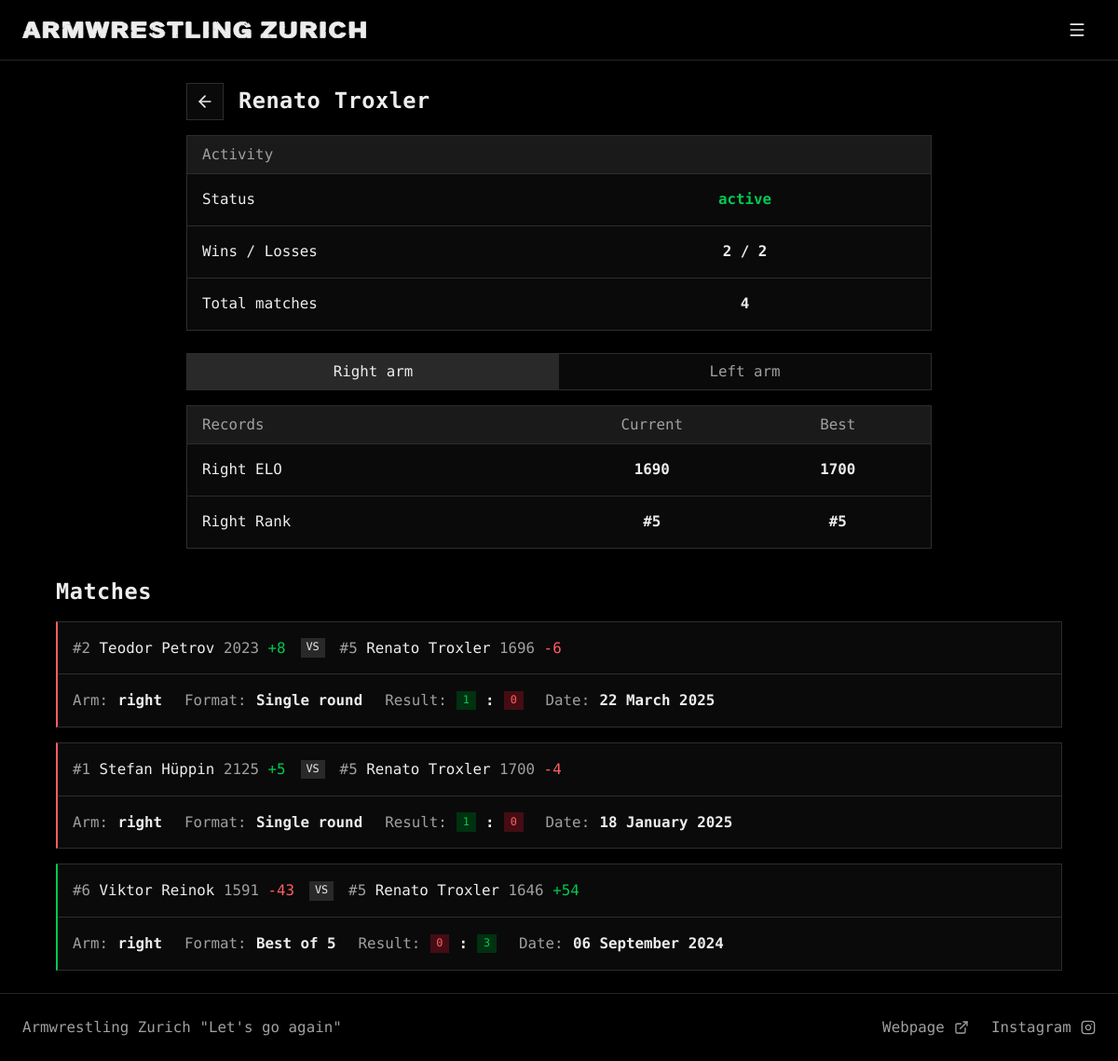
The page /view_member?id=11&arm=right on the database its author committed.
### tables this page shows
CREATE TABLE "armwrestlers" (
    id INTEGER PRIMARY KEY AUTOINCREMENT,
    name TEXT NOT NULL UNIQUE,
    right_elo INTEGER NOT NULL,
    left_elo INTEGER NOT NULL,
    right_rank INTEGER,
    left_rank INTEGER,
    added_by TEXT NOT NULL,
    last_edited_by TEXT, hidden INTEGER NOT NULL DEFAULT 0, active INTEGER NOT NULL DEFAULT 1,
    FOREIGN KEY (added_by) REFERENCES users(username)
);

CREATE TABLE "history" (
    id INTEGER PRIMARY KEY AUTOINCREMENT,
    armwrestler1_id INTEGER NOT NULL,
    armwrestler2_id INTEGER NOT NULL,
    arm TEXT NOT NULL CHECK (arm IN ('right', 'left')),
    armwrestler1_rank INTEGER NOT NULL,
    armwrestler2_rank INTEGER NOT NULL,
    armwrestler1_elo INTEGER NOT NULL,
    armwrestler2_elo INTEGER NOT NULL,
    armwrestler1_score INTEGER NOT NULL,
    armwrestler2_score INTEGER NOT NULL,
    armwrestler1_elo_diff INTEGER NOT NULL,
    armwrestler2_elo_diff INTEGER NOT NULL,
    selected_format TEXT NOT NULL,
    date DATETIME DEFAULT CURRENT_TIMESTAMP,
    added_by TEXT NOT NULL,
    FOREIGN KEY (armwrestler1_id) REFERENCES armwrestlers(id),
    FOREIGN KEY (armwrestler2_id) REFERENCES armwrestlers(id),
    FOREIGN KEY (added_by) REFERENCES users(username)
);

### armelo_app.py (the view, shortened to what this page needs)
@app.route("/view_member", methods=["GET"])
def view_member():
    try:
        id = int(request.args.get('id'))
    except (ValueError, TypeError):
        raise NotFound()
    if request.args.get('arm') not in ('right', 'left'):
        return redirect(url_for('view_member', id=id, arm='right'))
    arm = get_arm()
    name_result = db_execute('SELECT name FROM armwrestlers WHERE id = ?', id)
    if not name_result:
        raise NotFound()
    name = name_result[0]['name']
    query = '''
        SELECT
            CASE WHEN a.hidden THEN 'hidden' WHEN a.active THEN 'active' ELSE 'inactive' END AS current_status,
            a.right_elo, a.left_elo, a.right_rank, a.left_rank
        FROM armwrestlers a
        WHERE a.id = ?
    '''
    current_status, current_right_elo, current_left_elo, current_right_rank, current_left_rank = db_execute(query, id)[0]
    wins, losses = 0, 0
    history = db_execute('''
        SELECT a1.id AS armwrestler1_id, a1.name AS armwrestler1_name, a2.id AS armwrestler2_id, a2.name AS armwrestler2_name, h.arm,
               h.armwrestler1_rank, h.armwrestler2_rank, h.armwrestler1_elo, h.armwrestler2_elo,
               h.armwrestler1_score, h.armwrestler2_score, h.armwrestler1_elo_diff, h.armwrestler2_elo_diff,
               h.selected_format, h.date
        FROM history h
        JOIN armwrestlers a1 ON h.armwrestler1_id = a1.id
        JOIN armwrestlers a2 ON h.armwrestler2_id = a2.id
        WHERE h.armwrestler1_id = ? OR h.armwrestler2_id = ?
        ORDER BY h.id DESC
    ''', id, id)
    selected_arm_history = []
    if history:
        best_right_elo = current_right_elo
        best_left_elo = current_left_elo
        best_right_rank = current_right_rank
        best_left_rank = current_left_rank
        wins_losses = []
        for record in history:
            is_armwrestler1 = record['armwrestler1_id'] == id
            match_arm = record['arm']
            elo = record['armwrestler1_elo'] if is_armwrestler1 else record['armwrestler2_elo']
            rank = record['armwrestler1_rank'] if is_armwrestler1 else record['armwrestler2_rank']
            my_score, opponent_score = (record['armwrestler1_score'], record['armwrestler2_score']) if is_armwrestler1 else (record['armwrestler2_score'], record['armwrestler1_score'])
            if my_score > opponent_score:
                wins += 1
                if match_arm == arm:
                    wins_losses.append("win")
            elif my_score < opponent_score:
                losses += 1
                if match_arm == arm:
                    wins_losses.append("loss")
            elif match_arm == arm:
                wins_losses.append("draw")
            if match_arm == 'right':
                best_right_elo = max(best_right_elo, elo)
                best_right_rank = min(best_right_rank, rank) if best_right_rank is not None else rank
                if arm == 'right':
                    selected_arm_history.append(record)
            elif match_arm == 'left':
                best_left_elo = max(best_left_elo, elo)
                best_left_rank = min(best_left_rank, rank) if best_left_rank is not None else rank
                if arm == 'left':
                    selected_arm_history.append(record)
        formatted_data = get_matches_formatted_data(selected_arm_history)
        total_matches = len(history)
    badges_for_arm = db_execute('''
        SELECT badges.name, badges.color
        FROM armwrestler_badges
        JOIN badges ON armwrestler_badges.badge_id = badges.id
        WHERE armwrestler_badges.armwrestler_id = ? AND armwrestler_badges.arm = ?
    ''', id, arm)
    template_data = {
        'id': id,
        'name': name,
        'current_right_elo': current_right_elo, 'current_left_elo': current_left_elo,
        'current_right_rank': current_right_rank, 'current_left_rank': current_left_rank,
        'best_right_elo': best_right_elo, 'best_left_elo': best_left_elo,
        'best_right_rank': best_right_rank, 'best_left_rank': best_left_rank,
        'current_status': current_status,
        'matches': selected_arm_history, 'formatted_data': formatted_data,
        'wins': wins, 'losses': losses, 'total_matches': total_matches,
        'wins_losses': wins_losses,
        'arm': arm,
        'badges_for_arm': badges_for_arm
    }
    if is_htmx():
        return render_template('view_member_partial.html', **template_data)
    return render_template('view_member.html', **template_data)

### armelo_app.py (called while the page is built)
@app.context_processor
def inject_user():
    username = session.get('username')
    return dict(username=username)

### config.py (called while the page is built)
def get_db():
    db = getattr(g, '_database', None)
    if db is None:
        db = g._database = sqlite3.connect(DATABASE)
        db.row_factory = sqlite3.Row
    return db

def db_execute(query, *args):
    db = get_db()
    cur = db.cursor()
    try:
        cur.execute(query, args)
        if query.strip().upper().startswith(("SELECT", "WITH")):
            return cur.fetchall()
        db.commit()
    except sqlite3.Error:
        db.rollback()
        raise
    finally:
        cur.close()

### helpers.py (called while the page is built)
def is_htmx():
    return bool(request.headers.get('HX-Request')) and not request.headers.get('HX-History-Restore-Request')

def get_arm():
    arm = request.values.get('arm', 'right')
    return arm if arm in ('right', 'left') else 'right'

### templates/view_member.html (shortened to what this page needs)
{% extends "layout.html" %}
{% from 'macros.html' import back_header %}
{% block content %}
<div class="narrow stack">
    {{ back_header(name) }}
    <div class="table-wrap">
        <table class="table">
            <thead>
                <tr>
                    <th colspan="2">Activity</th>
                </tr>
            </thead>
            <tbody>
                <tr>
                    <td class="w-50">Status</td>
                    <td class="text-center">
                        <strong class="{% if current_status == 'active' %}text-success{% else %}text-secondary{% endif %}">{{ current_status }}</strong>
                    </td>
                </tr>
                <tr>
                    <td class="w-50">Wins / Losses</td>
                    <td class="text-center"><strong>{{ wins }} / {{ losses }}</strong></td>
                </tr>
                <tr>
                    <td class="w-50">Total matches</td>
                    <td class="text-center"><strong>{{ total_matches }}</strong></td>
                </tr>
            </tbody>
        </table>
    </div>
</div>
<div id="arm_info" class="stack">
    {% include 'view_member_partial.html' %}
</div>
{% endblock %}

### templates/macros.html (shortened to what this page needs)
{% macro icon(name) -%}
<svg class="icon" aria-hidden="true"><use href="{{ url_for('static', filename='icons.svg') }}#{{ name }}"></use></svg>
{%- endmacro %}
{% macro wordmark(name, label, width, height) -%}
<svg class="wordmark" viewBox="0 0 {{ width }} {{ height }}" role="img" aria-label="{{ label }}"><use href="{{ url_for('static', filename='icons.svg') }}#{{ name }}"></use></svg>
{%- endmacro %}
{% macro back_header(title) %}
<div class="page-header">
    <a href="{{ url_for('ranking') }}" class="btn btn-secondary btn-icon" aria-label="Back to rankings">{{ icon('arrow-left') }}</a>
    <h2 class="page-title">{{ title }}</h2>
</div>
{% endmacro %}
{% macro arm_toggle(endpoint, target, push=false, url_kwargs={}) %}
<div class="segmented">
    {% for value, label in [('right', 'Right arm'), ('left', 'Left arm')] %}
    {% set url = url_for(endpoint, arm=value, **url_kwargs) %}
    <a href="{{ url }}" class="segment" role="button" hx-get="{{ url }}" hx-target="{{ target }}" hx-swap="innerMorph"{% if push %} hx-push-url="true"{% endif %} aria-pressed="{{ 'true' if arm == value else 'false' }}">{{ label }}</a>
    {% endfor %}
</div>
{% endmacro %}

### templates/view_member_partial.html (shortened to what this page needs)
{% from 'macros.html' import arm_toggle with context %}
<div class="narrow stack">
    {{ arm_toggle('view_member', '#arm_info', push=true, url_kwargs={'id': id}) }}
    <div class="table-wrap">
        <table class="table">
            <thead>
                <tr>
                    <th class="w-50">Records</th>
                    <th class="text-center w-25">Current</th>
                    <th class="text-center w-25">Best</th>
                </tr>
            </thead>
            <tbody>
                {% if arm == 'right' %}
                <tr>
                    <td>Right ELO</td>
                    <td class="text-center"><strong>{{ current_right_elo }}</strong></td>
                    <td class="text-center"><strong>{{ best_right_elo }}</strong></td>
                </tr>
                <tr>
                    <td>Right Rank</td>
                    <td class="text-center"><strong>{{ '#' ~ current_right_rank if current_right_rank else '–' }}</strong></td>
                    <td class="text-center"><strong>{{ '#' ~ best_right_rank if best_right_rank else '–' }}</strong></td>
                </tr>
                {% endif %}
            </tbody>
        </table>
    </div>
</div>
<h2 class="section-title">Matches</h2>
{% if matches %}
{% include 'matches_partial.html' %}
{% else %}
<div class="note">
    The armwrestler has not had any matches on the <strong>{{ arm }}</strong> arm.
</div>
{% endif %}

### templates/matches_partial.html (shortened to what this page needs)
{% from 'macros.html' import modal_header %}
<div class="stack">
{% for match in matches %}
{% set data = formatted_data[loop.index0] %}
    <div class="card match {{ wins_losses[loop.index0] if wins_losses else '' }}">
        <div class="match-players">
            <div>
                {% if match['armwrestler1_rank'] %}
                <span class="muted">#{{ match['armwrestler1_rank'] }}</span>
                {% endif %}
                <a href="{{ url_for('view_member', id=match['armwrestler1_id'], arm=match['arm']) }}" class="name-link">{{ match['armwrestler1_name'] }}</a>
                <span class="elo">{{ match['armwrestler1_elo'] }} <span class="{{ data.diff1_color }}">{{ data.diff1_text }}</span></span>
            </div>
            <span class="badge">VS</span>
            <div>
                {% if match['armwrestler2_rank'] %}
                <span class="muted">#{{ match['armwrestler2_rank'] }}</span>
                {% endif %}
                <a href="{{ url_for('view_member', id=match['armwrestler2_id'], arm=match['arm']) }}" class="name-link">{{ match['armwrestler2_name'] }}</a>
                <span class="elo">{{ match['armwrestler2_elo'] }} <span class="{{ data.diff2_color }}">{{ data.diff2_text }}</span></span>
            </div>
        </div>
        <dl class="match-meta">
            <div>
                <dt>Arm:</dt>
                <dd>{{ match['arm'] }}</dd>
            </div>
            <div>
                <dt>Format:</dt>
                <dd>{{ match['selected_format'] }}</dd>
            </div>
            <div>
                <dt>Result:</dt>
                <dd><span class="badge {{ data.score1_color }}">{{ match['armwrestler1_score'] }}</span> : <span class="badge {{ data.score2_color }}">{{ match['armwrestler2_score'] }}</span></dd>
            </div>
            <div>
                <dt>Date:</dt>
                <dd>{{ data.date }}</dd>
            </div>
        </dl>
    </div>
{% endfor %}
</div>

### rows shown on the page
armwrestlers: name "Renato Troxler", right_elo "1690"
history: armwrestler2_elo "1700", armwrestler1_rank "1", armwrestler1_name "Stefan Hüppin", armwrestler1_elo "2125", diff1_text "+5", armwrestler2_rank "5", armwrestler2_name "Renato Troxler", diff2_text "-4", arm "right", selected_format "Single round", armwrestler1_score "1", armwrestler2_score "0", date "18 January 2025"
history: armwrestler1_rank "2", armwrestler1_name "Teodor Petrov", armwrestler1_elo "2023", diff1_text "+8", armwrestler2_rank "5", armwrestler2_name "Renato Troxler", armwrestler2_elo "1696", diff2_text "-6", arm "right", selected_format "Single round", armwrestler1_score "1", armwrestler2_score "0", date "22 March 2025"
history: armwrestler1_rank "6", armwrestler1_name "Viktor Reinok", armwrestler1_elo "1591", diff1_text "-43", armwrestler2_rank "5", armwrestler2_name "Renato Troxler", armwrestler2_elo "1646", diff2_text "+54", arm "right", selected_format "Best of 5", armwrestler1_score "0", armwrestler2_score "3", date "06 September 2024"

### other values the page prints
{{ current_status }} "active"
{{ wins }} "2"
{{ losses }} "2"
{{ total_matches }} "4"
{{ label }} "Right arm" "Left arm"
{{ '#' ~ current_right_rank if current_right_rank else '–' }} "#5"
{{ '#' ~ best_right_rank if best_right_rank else '–' }} "#5"
